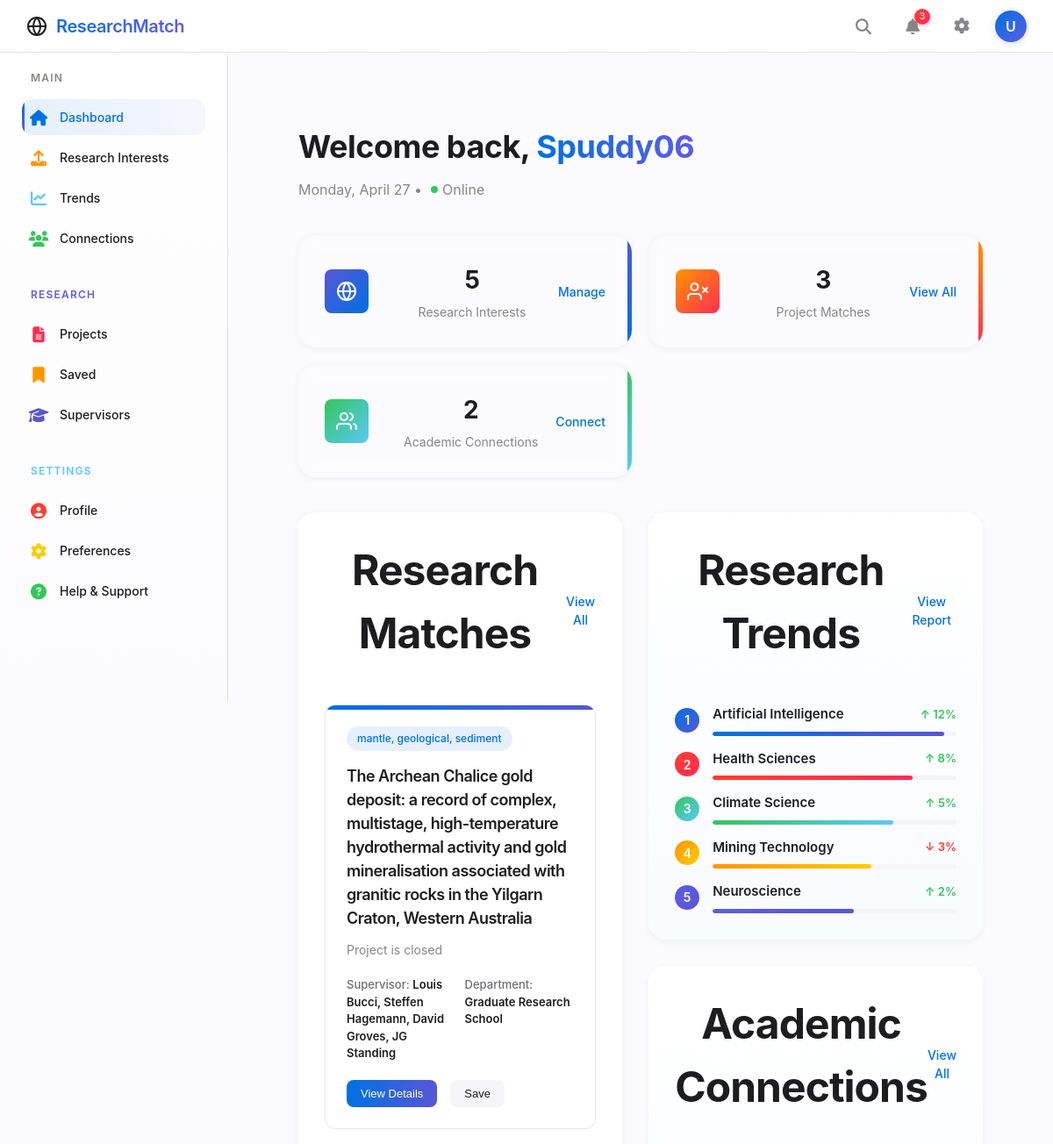
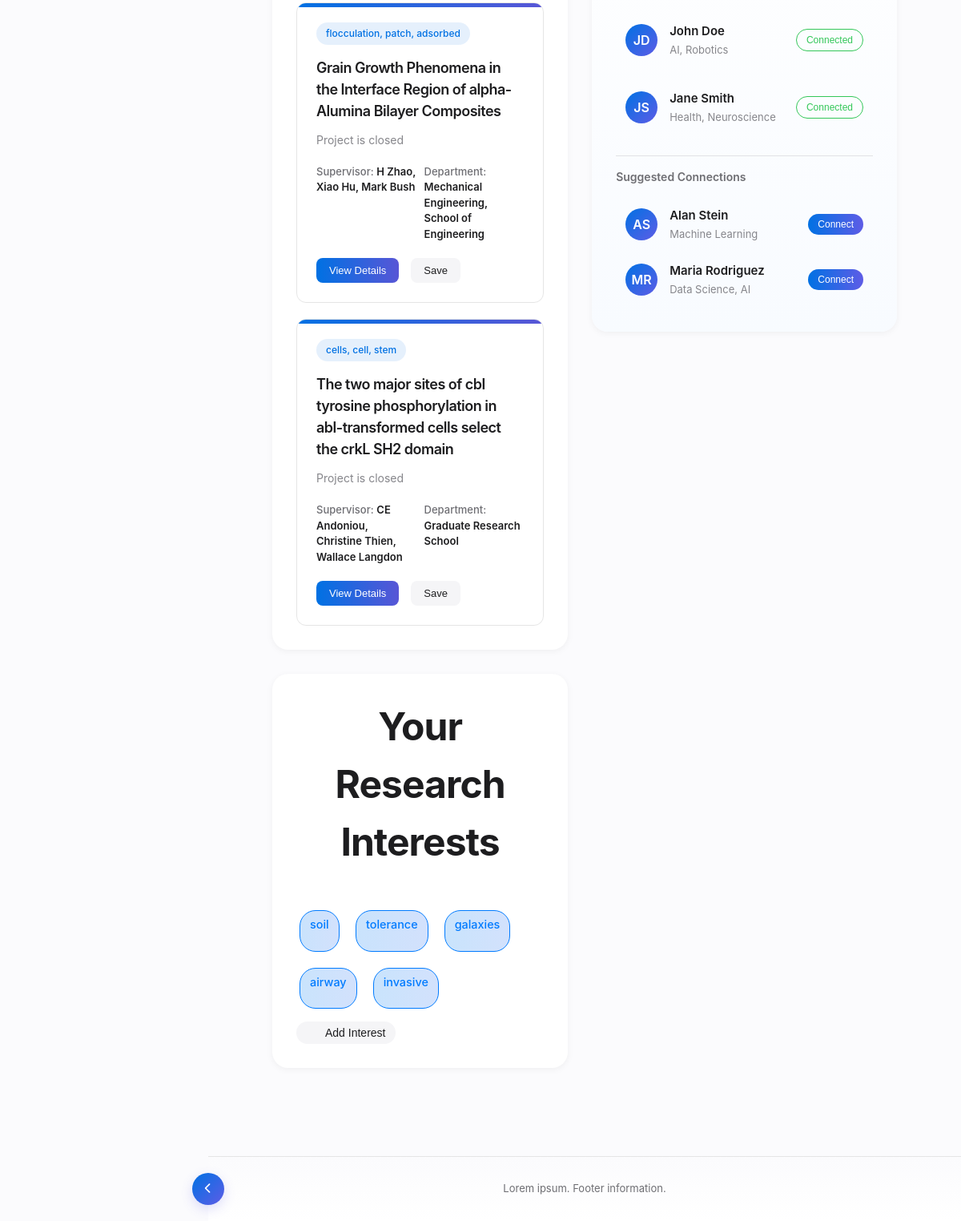
The page /dashboard (signed in) on the database its author committed (2 pictures, top to bottom).
### database/schema.py (models this page shows, shortened)
class User(db.Model):
    id = db.Column(db.Integer, primary_key=True)
    username = db.Column(db.String(100), nullable=False, unique=True)
    password_hash = db.Column(db.String(255), nullable=False)
    email = db.Column(db.String(100), nullable=False)
    research_area_id = db.Column(db.Integer, db.ForeignKey('research_area.id'))
    faculty = db.relationship('ResearchArea', backref='users')
    interests = db.relationship('Interest', secondary=user_interest, backref='users')
    saved_projects = db.relationship('Project', secondary=user_saved_projects, backref='saved_by_users')
    connections = db.relationship(
        'User',
        secondary=user_connections,
        primaryjoin=id == user_connections.c.user_id,
        secondaryjoin=id == user_connections.c.connection_id,
        back_populates='connections_reverse'
    )
    connections_reverse = db.relationship(
        'User',
        secondary=user_connections,
        primaryjoin=id == user_connections.c.connection_id,
        secondaryjoin=id == user_connections.c.user_id,
        back_populates='connections'
    )

class Interest(db.Model):
    id = db.Column(db.Integer, primary_key=True)
    interest_name = db.Column(db.String(100), nullable=False)

class Project(db.Model):
    id = db.Column(db.Integer, primary_key=True)
    title = db.Column(db.String(100), nullable=False)
    link = db.Column(db.String(100), nullable=False)
    is_open = db.Column(db.Boolean, nullable=False)
    summary = db.Column(db.Text, nullable=False)
    close_date = db.Column(db.Date, nullable=True)
    research_areas = db.relationship('ResearchArea', secondary=project_research_area, backref='projects')
    interests = db.relationship('Interest', secondary=project_interest, backref='projects')
    researchers = db.relationship('Researcher', secondary=project_researcher, backref='projects')

class Researcher(db.Model):
    id = db.Column(db.Integer, primary_key=True)
    first_name = db.Column(db.String(100), nullable=False)
    last_name = db.Column(db.String(100), nullable=False)
    email = db.Column(db.String(100), nullable=True)

class ResearchArea(db.Model):
    __tablename__ = "research_area"
    id = db.Column(db.Integer, primary_key=True)
    area = db.Column(db.String(100), nullable=False)

### app.py (the view)
@app.route('/dashboard')
@token_required
def dashboard():
    user = db.session.query(User).filter_by(id=session['user_id']).first()
    if user.interests:
        user_interests = user.interests  # This will give you the list of interests
    else:
        user_interests = None
    all_projects = db.session.query(Project).all() # DEVELOPEMENT----getting example projects for now
    project_matches = [all_projects[0],all_projects[1],all_projects[2]]
    connections = ["person1", "person2"]
    return render_template('dashboard.html',
                            username= session['username'],
                            user_interests= user_interests,
                            project_matches =project_matches,
                            connections = connections)

### templates/dashboard.html (shortened to what this page needs)
{% extends 'base.html' %}
{% block content %}
<div class="dashboard-container">
    <div class="dashboard-header">
        <div class="welcome-message">
            <div class="greeting-container">
                <h1>Welcome back, <span class="user-name">{{ username }}</span></h1>
                <p class="date-info">Monday, April 27 • <span class="status online">Online</span></p>
            </div>
        </div>
    </div>
    {% if not user_interests %}
    <div class="alert alert-info" role="alert" style="text-align: left; line-height: 2;">
        <h4 class="alert-heading">Hi there!</h4>
        <p>You’re logged in, but you don’t have any research interests yet.</p>
        <p><strong>Head over to the <a href="{{ url_for('upload') }}" class="btn btn-primary btn-lg" style="text-decoration: none; padding: 3px 20px; font-size: 16px;">Upload</a> page to add your interests and get started!</strong></p>
         <p>After adding your interests, come back to the dashboard to see your display, trends, statistics, or even connect with researchers!</p>
    </div>
    {% else %}
    <div class="stats-overview">
        <div class="stat-card research-card">
            <div class="stat-icon research-icon">
            </div>
            <div class="stat-content">
                <h3>{{ user_interests|length }}</h3>
                <p>Research Interests</p>
            </div>
            <div class="stat-action">
                <a href="/upload">Manage</a>
            </div>
        </div>
        <div class="stat-card matches-card">
            <div class="stat-icon matches-icon">
            </div>
            <div class="stat-content">
                <h3>{{ project_matches|length }}</h3>
                <p>Project Matches</p>
            </div>
            <div class="stat-action">
                <a href="#matches">View All</a>
            </div>
        </div>
        <div class="stat-card connections-card">
            <div class="stat-icon connections-icon">
            </div>
            <div class="stat-content">
                <h3>{{ connections|length }}</h3>
                <p>Academic Connections</p>
            </div>
            <div class="stat-action">
                <a href="/social">Connect</a>
            </div>
        </div>
    </div>
    <div class="dashboard-content">
        <div class="content-column main-column">
            <section class="dashboard-section" id="matches">
                <div class="section-header">
                    <h2>Research Matches</h2>
                    <a href="#" class="view-all">View All</a>
                </div>
                {% for project in project_matches %}
                <div class="matches-grid">
                    <div class="match-card ai-match">
                        <div class="match-header">
                            <div class="match-category">{% for interest in project.interests%}{{interest.interest_name}}{% if not loop.last %}, {% endif %}{% endfor %}</div>
                        </div>
                        <h3 class="match-title">{{project.title}}</h3>
                        <p class="match-description">{% if project.is_open %}{{project.summary}}{% else %} Project is closed {% endif %}</p>
                        <div class="match-meta">
                            <div class="supervisor">
                                <span class="meta-label">Supervisor:</span>
                                <span class="meta-value">{% for supervisor in project.researchers %}{{supervisor.first_name}} {{supervisor.last_name}}{% if not loop.last %}, {% endif %}{% endfor %}</span>
                            </div>
                            <div class="department">
                                <span class="meta-label">Department:</span>
                                <span class="meta-value">{% for research in project.research_areas%}{{research.area}}{% if not loop.last %}, {% endif %}{% endfor %}</span>
                            </div>
                        </div>
                        <div class="match-footer">
                            <button class="match-action primary">View Details</button>
                            <button class="match-action secondary">Save</button>
                        </div>
                    </div>
                    {% endfor %}
                </div>
            </section>
            <section class="dashboard-section">
                <div class="section-header">
                    <h2>Your Research Interests</h2>
                </div>
                <div class="interests-container">
                    {% for interest in user_interests%}
                    <div class="interest-tag ai-tag">
                        <span>{{interest.interest_name}}</span>
                        <button class="remove-interest" aria-label="Remove interest">
                            <svg width="16" height="16" viewBox="0 0 24 24" fill="none" stroke="currentColor" stroke-width="2" stroke-linecap="round" stroke-linejoin="round"></svg>
                        </button>
                    </div>
                    {% endfor %}
                    <button class="add-interest" onclick="window.location.href='{{ url_for('upload') }}'">
                        <svg width="16" height="16" ...>...</svg>
                        <span>Add Interest</span>
                    </button>
                </div>
            </section>
        </div>
        <div class="content-column side-column">
            <section class="dashboard-section trends-section">
                <div class="section-header">
                    <h2>Research Trends</h2>
                    <a href="/trends" class="view-all">View Report</a>
                </div>
                <div class="trends-container">
                    <div class="trend-item">
                        <div class="trend-rank ai-rank">1</div>
                        <div class="trend-info">
                            <div class="trend-details">
                                <h4>Artificial Intelligence</h4>
                                <span class="trend-change positive">↑ 12%</span>
                            </div>
                            <div class="trend-bar">
                                <div class="trend-progress ai-progress" style="width: 95%"></div>
                            </div>
                        </div>
                    </div>
                    <div class="trend-item">
                        <div class="trend-rank health-rank">2</div>
                        <div class="trend-info">
                            <div class="trend-details">
                                <h4>Health Sciences</h4>
                                <span class="trend-change positive">↑ 8%</span>
                            </div>
                            <div class="trend-bar">
                                <div class="trend-progress health-progress" style="width: 82%"></div>
                            </div>
                        </div>
                    </div>
                    <div class="trend-item">
                        <div class="trend-rank climate-rank">3</div>
                        <div class="trend-info">
                            <div class="trend-details">
                                <h4>Climate Science</h4>
                                <span class="trend-change positive">↑ 5%</span>
                            </div>
                            <div class="trend-bar">
                                <div class="trend-progress climate-progress" style="width: 74%"></div>
                            </div>
                        </div>
                    </div>
                    <div class="trend-item">
                        <div class="trend-rank mining-rank">4</div>
                        <div class="trend-info">
                            <div class="trend-details">
                                <h4>Mining Technology</h4>
                                <span class="trend-change negative">↓ 3%</span>
                            </div>
                            <div class="trend-bar">
                                <div class="trend-progress mining-progress" style="width: 65%"></div>
                            </div>
                        </div>
                    </div>
                    <div class="trend-item">
                        <div class="trend-rank neuro-rank">5</div>
                        <div class="trend-info">
                            <div class="trend-details">
                                <h4>Neuroscience</h4>
                                <span class="trend-change positive">↑ 2%</span>
                            </div>
                            <div class="trend-bar">
                                <div class="trend-progress neuro-progress" style="width: 58%"></div>
                            </div>
                        </div>
                    </div>
                </div>
            </section>
            <section class="dashboard-section connections-section">
                <div class="section-header">
                    <h2>Academic Connections</h2>
                    <a href="/social" class="view-all">View All</a>
                </div>
                <div class="connections-container">
                    <div class="connection-card">
                        <div class="connection-avatar">JD</div>
                        <div class="connection-info">
                            <h4>John Doe</h4>
                            <p>AI, Robotics</p>
                        </div>
                        <button class="connect-button connected">Connected</button>
                    </div>
                    <div class="connection-card">
                        <div class="connection-avatar">JS</div>
                        <div class="connection-info">
                            <h4>Jane Smith</h4>
                            <p>Health, Neuroscience</p>
                        </div>
                        <button class="connect-button connected">Connected</button>
                    </div>
                    <div class="suggested-connections">
                        <h5>Suggested Connections</h5>
                        <div class="connection-card suggested">
                            <div class="connection-avatar">AS</div>
                            <div class="connection-info">
                                <h4>Alan Stein</h4>
                                <p>Machine Learning</p>
                            </div>
                            <button class="connect-button primary">Connect</button>
                        </div>
                        <div class="connection-card suggested">
                            <div class="connection-avatar">MR</div>
                            <div class="connection-info">
                                <h4>Maria Rodriguez</h4>
                                <p>Data Science, AI</p>
                            </div>
                            <button class="connect-button primary">Connect</button>
                        </div>
                    </div>
                </div>
            </section>
        </div>
    </div>
    {% endif %}
</div>
{% endblock %}

### rows shown on the page
User: username "Spuddy06"
Project: title "The Archean Chalice gold deposit: a record of complex, multistage, high-temperature hydrothermal activity and gold mineralisation associated with granitic rocks in the Yilgarn Craton, Western Australia", is_open "Project is closed"
Interest: interest_name "mantle"
Interest: interest_name "geological"
Interest: interest_name "sediment"
Researcher: first_name "Louis", last_name "Bucci"
Researcher: first_name "Steffen", last_name "Hagemann"
Researcher: first_name "David", last_name "Groves"
Researcher: first_name "JG", last_name "Standing"
ResearchArea: area "Graduate Research School"
Project: title "Grain Growth Phenomena in the Interface Region of alpha-Alumina Bilayer Composites", is_open "Project is closed"
Interest: interest_name "flocculation"
Interest: interest_name "patch"
Interest: interest_name "adsorbed"
Researcher: first_name "H", last_name "Zhao"
Researcher: first_name "Xiao", last_name "Hu"
Researcher: first_name "Mark", last_name "Bush"
ResearchArea: area "Mechanical Engineering"
ResearchArea: area "School of Engineering"
Project: title "The two major sites of cbl tyrosine phosphorylation in abl-transformed cells select the crkL SH2 domain", is_open "Project is closed"
Interest: interest_name "cells"
Interest: interest_name "cell"
Interest: interest_name "stem"
Researcher: first_name "CE", last_name "Andoniou"
Researcher: first_name "Christine", last_name "Thien"
Researcher: first_name "Wallace", last_name "Langdon"
Interest: interest_name "soil"
Interest: interest_name "tolerance"
Interest: interest_name "galaxies"
Interest: interest_name "airway"
Interest: interest_name "invasive"

### other values the page prints
{{ user_name[0].upper() if user_name else 'U' }} "U"
{{ user_interests|length }} "5"
{{ project_matches|length }} "3"
{{ connections|length }} "2"
